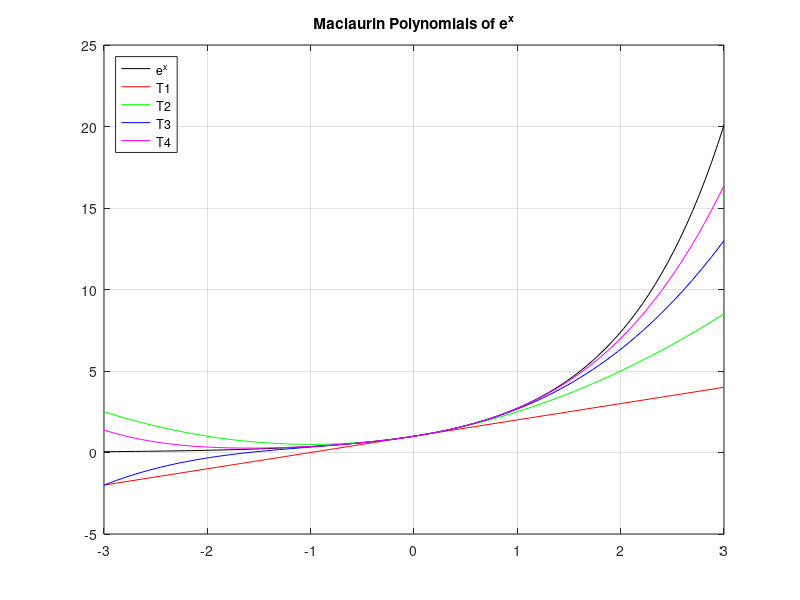
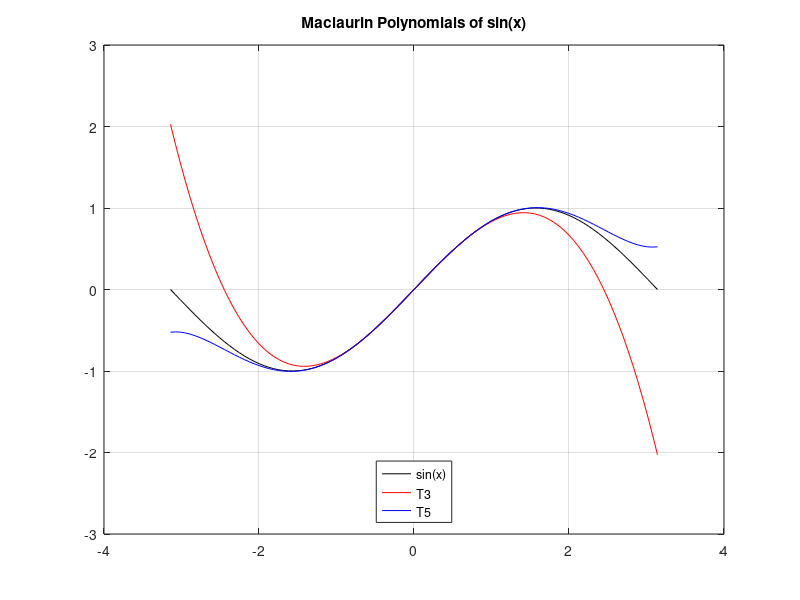
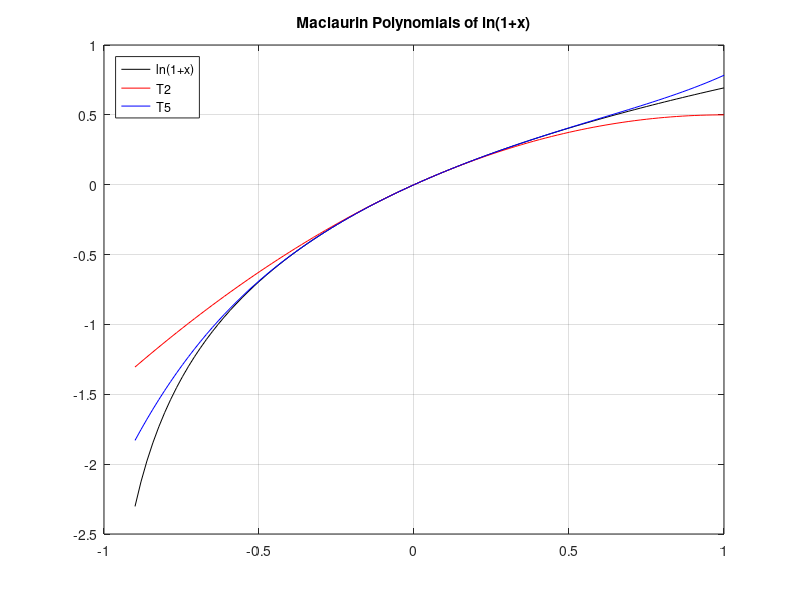

Source code (MATLAB) for these figures, in order:
% Exercise 1a
x = linspace(-3, 3, 100);

f = exp(x);
T1 = 1 + x;
T2 = 1 + x + (x.^2)/2;
T3 = 1 + x + (x.^2)/2 + (x.^3)/6;
T4 = 1 + x + (x.^2)/2 + (x.^3)/6 + (x.^4)/24;

figure(1);
plot(x, f, 'k', x, T1, 'r', x, T2, 'g', x, T3, 'b', x, T4, 'm');
legend('e^x', 'T1', 'T2', 'T3', 'T4', 'Location', 'northwest');
grid on;
title('Maclaurin Polynomials of e^x');

% Exercise 1b
format long

n = 10;
k = 0:n;
terms = 1 ./ factorial(k);
approx_e = sum(terms);
disp('Approximation of e:');
disp(approx_e);

% Proof that the error is smaller than 0.5 * 10^-6
error_bound = 3 / factorial(n + 1);
actual_error = abs(exp(1) - approx_e);
tolerance = 0.5 * 10^-6;

disp('Actual Error (must be < 5e-07):');
disp(actual_error);

disp('Is the actual error strictly smaller than the tolerance? (1 = Yes)');
disp(actual_error < tolerance);

% Exercise 2a
x = linspace(-pi, pi, 100);

f = sin(x);
T3 = x - (x.^3)/6;
T5 = x - (x.^3)/6 + (x.^5)/120;

figure(2);
plot(x, f, 'k', x, T3, 'r', x, T5, 'b');
legend('sin(x)', 'T3', 'T5', 'Location', 'south');
grid on;
title('Maclaurin Polynomials of sin(x)');

% ----- Exercise 2b -----
format long;

n = 2;
k = 0:n;
x_val = pi / 5;

numerator = (-1).^k .* (x_val.^(2*k + 1));
denominator = factorial(2.*k + 1);
terms = numerator ./ denominator;

approx_sin = sum(terms);
true_sin = sin(x_val);
actual_error = abs(true_sin - approx_sin);


% Exercise 3a
x = linspace(-0.9, 1, 100);

f = log(1 + x);
T2 = x - (x.^2)/2;
T5 = x - (x.^2)/2 + (x.^3)/3 - (x.^4)/4 + (x.^5)/5;

figure(3);
plot(x, f, 'k', x, T2, 'r', x, T5, 'b');
legend('ln(1+x)', 'T2', 'T5', 'Location', 'northwest');
grid on;
title('Maclaurin Polynomials of ln(1+x)');

% Exercise 3b
format long;

n = 199999;
k = 1:n;

% General term of ln(1+x) at x=1: (-1)^(k-1) * (1^k / k) = (-1)^(k-1) / k
terms = ((-1).^(k - 1)) ./ k;

approx_ln2 = sum(terms);
true_ln2 = log(2);
actual_error = abs(true_ln2 - approx_ln2);
tolerance = 0.5 * 10^-5;

disp('Approximation of ln(2) with 200000 terms:');
disp(approx_ln2);
disp('Actual Error:');
disp(actual_error);
disp('Is error smaller than tolerance? (1 = Yes)');
disp(actual_error < tolerance);

% Exercise 3c
% ln(1-x) is obtained by substituting x -> -x in formula (5)
% Result: ln(1-x) = -x - x^2/2 - x^3/3 - x^4/4 - x^5/5 - ...

n = 5;
k = 1:n;
x_val = 0.5;

terms_ln1minusx = -(x_val.^k) ./ k;

approx_ln1minusx = sum(terms_ln1minusx);
true_ln1minusx = log(1 - x_val);

disp('Approximation of ln(1-x) at x=0.5:');
disp(approx_ln1minusx);
disp('True value:');
disp(true_ln1minusx);
